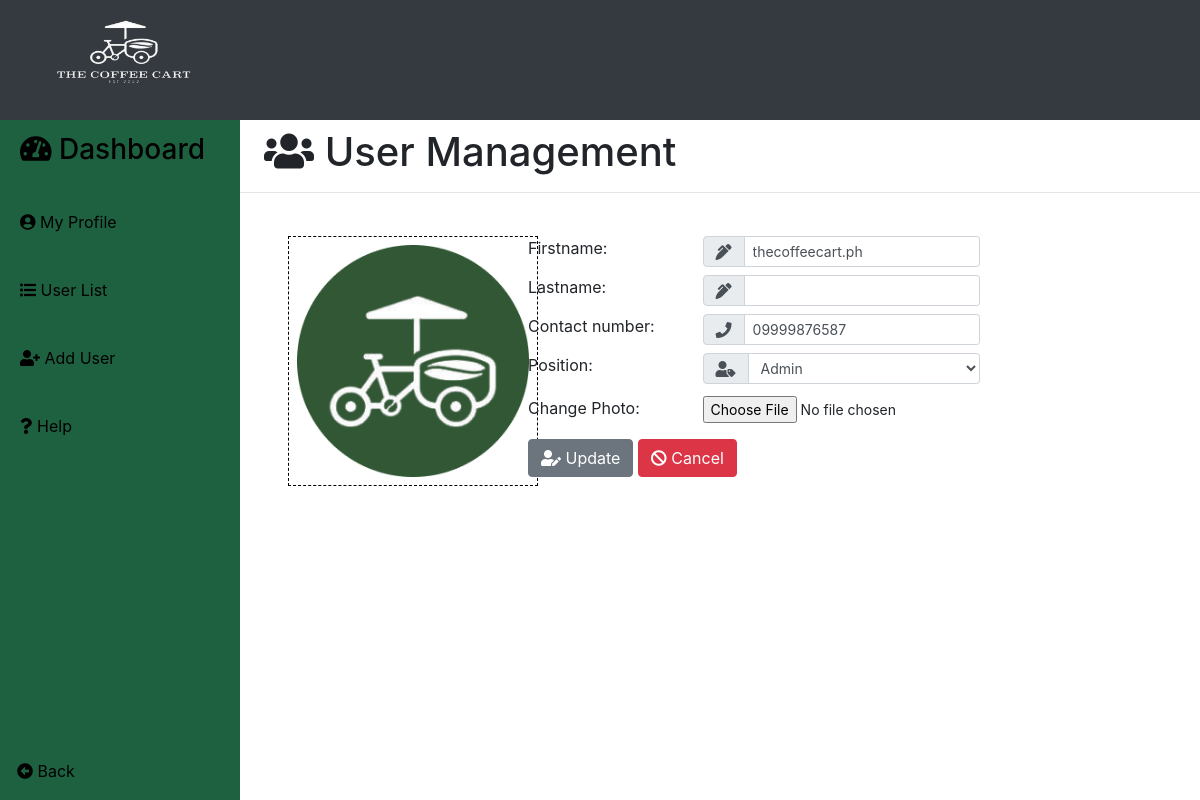
The app's page /user/update_profile.php?id=18 (signed in) with its own data.
### tables this page shows
CREATE TABLE `users` (
  `id` int(11) NOT NULL AUTO_INCREMENT,
  `username` varchar(30) NOT NULL,
  `firstname` varchar(30) NOT NULL,
  `lastname` varchar(30) NOT NULL,
  `position` varchar(20) NOT NULL,
  `contact_number` varchar(30) NOT NULL,
  `image` varchar(30) NOT NULL,
  `password` varchar(60) NOT NULL,
  UNIQUE KEY `user_id` (`id`),
  UNIQUE KEY `username` (`username`)
);

### user/update_profile.php (the view, shortened to what this page needs)
<?php
	include("../server/connection.php");
  	if (isset($_GET['id'])){
		$id   =   $_GET['id'];
		$sql  =   "SELECT * FROM users WHERE id = '$id'";
		$result   = mysqli_query($db, $sql);
		$row  =   mysqli_fetch_array($result);
?>
<!DOCTYPE html>
<html>
<head>
	<?php include('../templates/head1.php');?>
</head>
<body>
	<div class="contain h-100">
		<div class="header bg-dark">
			<img class="img-fluid w-100 mt-2 ml-1" src="../images/03.png" >
		</div>
<div class="sidebar">
	<button><h3><i class="fas fa-tachometer-alt"></i> Dashboard</h3></button>
	<button id="sidebar_button" onclick="window.location.href='../user/profile.php'"><i class="fas fa-user-circle"></i> My Profile</button>
	<button id="sidebar_button" onclick="window.location.href='../user/user.php'"><i class="fas fa-list-ul"></i>  User List</button>
	<button id="sidebar_button" onclick="window.location.href='../user/user.php'"><i class="fas fa-user-plus"></i>  Add User</button>
	<button id="sidebar_button" type="button" data-toggle="popover" title="User Management" data-content="Here you will create, update, delete and view user profiles." data-placement="bottom"><i class="fas fa-question"></i> Help</button>
	<div class="fixed-bottom">
		<button class="btn m-2 p-2" id="sidebar_button" onclick="window.location.href='../main.php'"><i class="fas fa-arrow-alt-circle-left"></i> Back</button>
	</div>
</div>
		<div class="main">
			<div class="side">
				<h1 class="ml-4 pt-2"><i class="fas fa-users"></i> User Management</h1>
				<hr>
			</div>
			<div class="first_side ml-5 mt-5 mr-3">
				<div style="border:1px dashed black; width: 250px;height: 250px;">
					<?php echo "<img class='img-fluid p-2 h-100 w-100' src='../images/".$row['image']."'>";?>
				</div>
			</div>
			<div class="second_side">
					<table class="mt-5">
						<tbody>
							<tr>
								<td  valign="baseline">Firstname:</td>
								<td class="pl-5 pb-2"><div class="input-group"><div class="input-group-prepend"><span class="input-group-text" id="basic-addon1"><i class="fas fa-pen-alt"></i></span></div><input type="text" name="firstname" value="<?php echo $row['firstname'];?>" class="form-control form-control-sm" required></div></td>
							</tr>
							<tr>
								<td  valign="baseline">Lastname:</td>
								<td class="pl-5 pb-2"><div class="input-group"><div class="input-group-prepend"><span class="input-group-text" id="basic-addon1"><i class="fas fa-pen-alt"></i></span></div><input  type="text" name="lastname" value="<?php echo $row['lastname'];?>" class="form-control form-control-sm" ></div></td>
							</tr>
							<tr>
								<td  valign="baseline">Contact number:</td>
								<td class="pl-5 pb-2"><div class="input-group"><div class="input-group-prepend"><span class="input-group-text" id="basic-addon1"><i class="fas fa-phone"></i></span></div><input type="text" name="number" value="<?php echo $row['contact_number'];?>" class="form-control form-control-sm" required></div></td>
							</tr>
							<tr>
								<td  valign="baseline">Position:</td>
								<td class="pl-5 pb-2">
									<div class="input-group"><div class="input-group-prepend"><span class="input-group-text" id="basic-addon1">
									<i class="fas fa-user-tag"></i></span></div>
									<select name="position" class="form-control form-control-sm">
										<option value="<?php echo $row['position'];?>"><?php echo $row['position'];?></option>
									</select></div>
								</td>
							</tr>
							<tr>
								<td>Change Photo:</td>
								<td><input class="form-control-sm pl-5" type="file" name="image" style="padding-left:80px;"></td>
							</tr>
						</tbody>
					</table>
					<div class="text-left mt-3">
						<button type="submit" name="update" class="btn btn-secondary"><i class="fas fa-user-edit"></i> Update</button>
						<button type="button" class="btn btn-danger" onclick="window.location.href='../user/user.php'" ><i class="fas fa-ban"></i> Cancel</button>
					<?php } ?>
					</div>
			</div>
		</div>
	</div>
</body>
</html>

### templates/head1.php (style rules this page uses)
input[name="image"] { width: 250px; }

### records on screen
users: image (picture), firstname "thecoffeecart.ph", number "09999876587", position "Admin"
